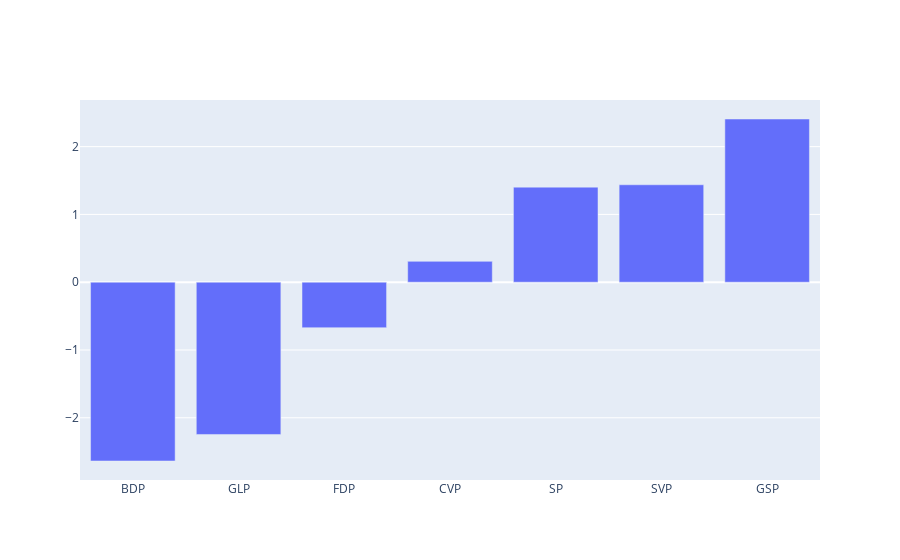

This figure's notebook cell:
### Code cell
# creates bar chart with member partisipation rates per faction in votes
def memberPartisipation(votes):
    partisipation = dict()
    memPart = vp.KeyList()
    
    def update(key, i, d=partisipation):
        
        key = vp.faction_names[members[key].faction]
        
        if not key in d:
            d[key] = [0,0,0,0]
        else:
            d[key][i] += 1
    
    def presents(x):
        return sum(x[0:3]) / sum(x)
    
    
    for v in votes:
        for mem in v.yes:
            update(mem, 0)
        for mem in v.no:
            update(mem, 1)
        for mem in v.abstain:
            update(mem, 2)
        for mem in v.novote:
            update(mem, 3)  
    
    
    
    plot.bar_dict(partisipation, value=lambda x: presents(x) * 100, relativ= True, sort= True)
memberPartisipation(votes)

### Figure 1 — Plotly figure (JSON) as saved in the notebook; plotly's stock layout.template omitted (floating-point values rounded to 4 significant figures)
{"data": [{"type": "bar", "x": ["BDP", "GLP", "FDP", "CVP", "SP", "SVP", "GSP"], "y": [-2.638, -2.247, -0.671, 0.3077, 1.402, 1.437, 2.408]}], "layout": {}}
